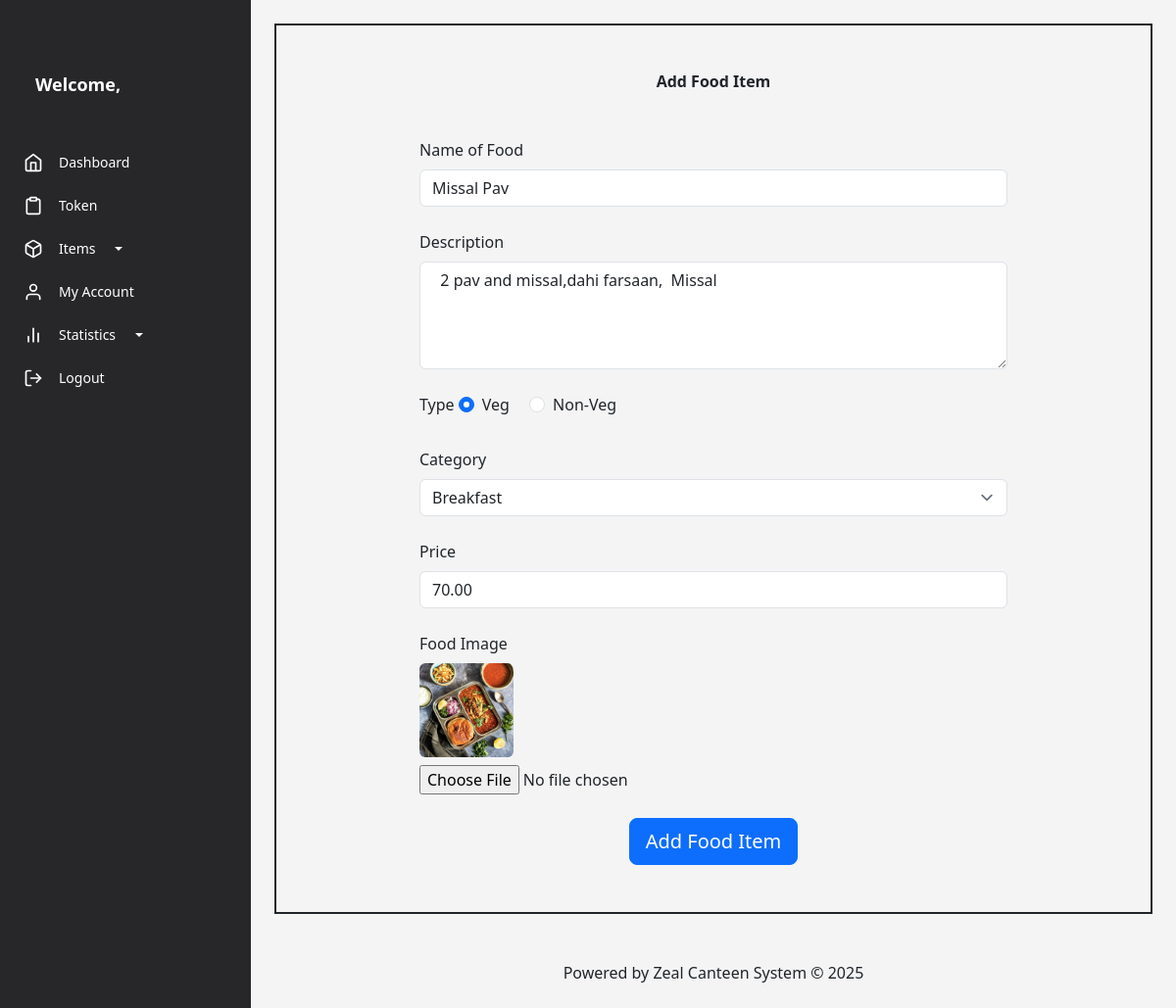
Page /vendor/update-item/40/ on the committed database.
### vendor/models.py (models this page shows, shortened)
class FoodItem(models.Model):
    vendor = models.ForeignKey(CanteenVendor, on_delete=models.CASCADE)# Reference vendor ID
    food_name = models.CharField(max_length=100)
    description = models.TextField()
    TYPE_CHOICES = [('Veg', 'Veg'), ('Non-Veg', 'Non-Veg')]
    food_type = models.CharField(max_length=10, choices=TYPE_CHOICES)
    CATEGORY_CHOICES = [('Breakfast', 'Breakfast'), ('Drinks', 'Drinks'),
                        ('Lunch', 'Lunch'), ('Snacks', 'Snacks'), ('Dinner', 'Dinner')]
    category = models.CharField(max_length=50, choices=CATEGORY_CHOICES)
    price = models.DecimalField(max_digits=6, decimal_places=2)
    image = models.ImageField(upload_to='images/')  # Store in media folder
    created_at = models.DateTimeField(auto_now_add=True)
    in_stock = models.BooleanField(default=True)  # Availability status

### vendor/views.py (the view, shortened to what this page needs)
# urls.py: path('update-item/<int:id>/', views.update_items, name='update-item'),
def update_items(request, id):
    food_items = get_object_or_404(FoodItem, id=id)
    print("you are updatating a food item " ,id)
    return render(request, 'update_items.html', {'food_item': food_items})

### vendor/templates/update_items.html (shortened to what this page needs)
{% extends 'base1/base.html' %}
{% block content %}
  <div class="container py-5 border-2 border-dark">
    <b><h1 class="form-title text-center mb-5">Add Food Item</h1></b>
    <form action="{% url 'update-item' food_item.id%}" method="POST" enctype="multipart/form-data" class="mx-auto" style="max-width: 600px;">
      <div class="form-group mb-4">
        <label for="foodName" class="form-label">Name of Food</label>
        <input type="text" class="form-control" id="foodName" name="foodName" placeholder="Enter food name" required value="{{ food_item.food_name }}">
      </div>
      <div class="form-group mb-4">
        <label for="description" class="form-label">Description</label>
        <textarea class="form-control" id="description" name="description" rows="4" placeholder="Enter food description" required > {{ food_item.description }}</textarea>
      </div>
      <div class="form-group mb-4">
        <label class="form-label">Type</label>
<div class="form-check form-check-inline">
    <input class="form-check-input" type="radio" id="veg" name="FoodType" value="Veg"
        {% if food_item.food_type == "Veg" %}checked{% endif %} required>
    <label class="form-check-label" for="veg">Veg</label>
</div>
<div class="form-check form-check-inline">
    <input class="form-check-input" type="radio" id="nonVeg" name="FoodType" value="Non-Veg"
        {% if food_item.food_type == "Non-Veg" %}checked{% endif %}>
    <label class="form-check-label" for="nonVeg">Non-Veg</label>
</div>
      </div>
      <div class="form-group mb-4">
        <label for="category" class="form-label">Category</label>
        <select class="form-control" id="category" name="Category" required>
          <option value = "{{ food_item.category }}" selected>{{ food_item.category }}</option>
        </select>
      </div>
      <div class="form-group mb-4">
        <label for="price" class="form-label">Price</label>
        <input type="number" class="form-control" id="price" name="Price" placeholder="Enter price" required value="{{ food_item.price }}">
      </div>
      <div class="form-group mb-4">
        <label for="image" class="form-label">Food Image</label>
        {% if food_item.image %}
            <img src="{{ food_item.image.url }}" alt="Current Food Image" class="w-24 h-24 rounded-md mb-2">
        {% endif %}
        <input type="file" class="form-control-file" id="image" name="image">
    </div>
      <div class="form-group text-center">
        <button type="submit" class="btn btn-primary btn-lg btn-block">Add Food Item</button>
      </div>
    </form>
  </div>
  <div class="form-footer text-center mt-5">
    <p>Powered by Zeal Canteen System &copy; 2025</p>
  </div>
{% endblock %}

### rows in the picture
FoodItem: foodName "Missal Pav", description "2 pav and missal,dahi farsaan, Missal", food_type "☑ Veg", food_type "☐ Non-Veg", Category "Breakfast", Price "70.00", image (picture)
